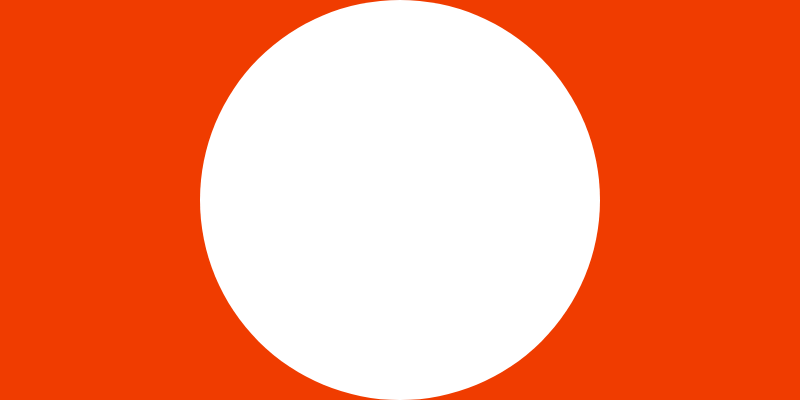
Frame 1 (no input)
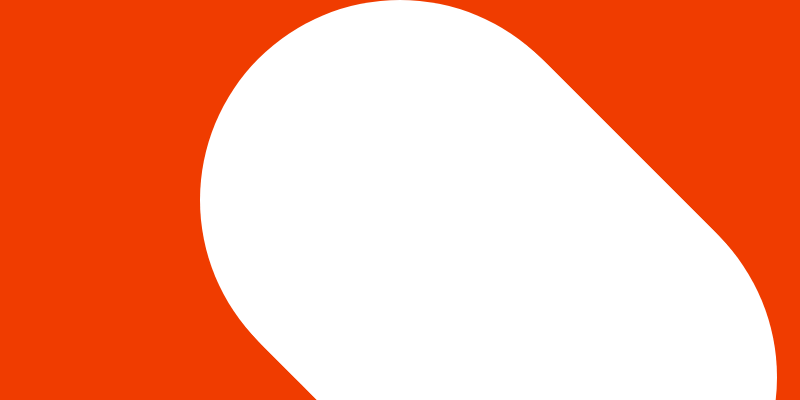
Frame 60 (no input)
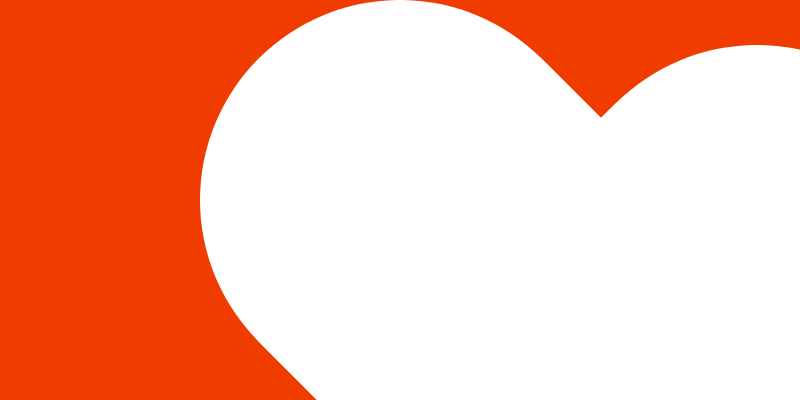
Frame 120 (the mouse pressed at the canvas centre since frame 60)

The p5.js sketch that drew these frames (run headless with seeded random() and noise() and a simulated clock; from frame 60 on, the mouse is pressed at the canvas centre):

// p5.js sketch
// ── sketch.js
let posX 
let posY 
let velX 
let velY 

function setup(){
	createCanvas(800, 400)
	posX = width/2
	posY = height/2
	velX = 3
	velY = 3
	background(240, 60, 0)
}

function draw(){

	noStroke()
	//fill(map(posX,0, width, 0, 255), map(posY, 0, width, 8, 255), 0)

	

	ellipse(posX, posY, 400, 400)
	
	posX = posX + velX
	posY = posY + velY

	if (posX >= width  || posX <= 0) velX = -velX
	if (posY >= height || posY <= 0) velY = -velY

}

       
